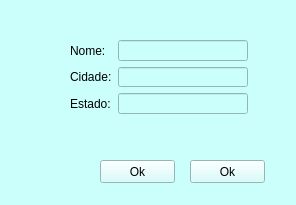
<?xml version="1.0" encoding="UTF-8"?>
<ui version="4.0">
 <class>MainWindow</class>
 <widget class="QMainWindow" name="MainWindow">
  <property name="geometry">
   <rect>
    <x>0</x>
    <y>0</y>
    <width>296</width>
    <height>205</height>
   </rect>
  </property>
  <property name="windowTitle">
   <string>MainWindow</string>
  </property>
  <property name="styleSheet">
   <string notr="true">background-color: rgb(203, 255, 252);</string>
  </property>
  <widget class="QWidget" name="centralwidget">
   <widget class="QWidget" name="formLayoutWidget">
    <property name="geometry">
     <rect>
      <x>70</x>
      <y>40</y>
      <width>178</width>
      <height>74</height>
     </rect>
    </property>
    <layout class="QFormLayout" name="formLayout">
     <item row="0" column="0">
      <widget class="QLabel" name="label">
       <property name="text">
        <string>Nome:</string>
       </property>
      </widget>
     </item>
     <item row="1" column="0">
      <widget class="QLabel" name="label_2">
       <property name="text">
        <string>Cidade:</string>
       </property>
      </widget>
     </item>
     <item row="2" column="0">
      <widget class="QLabel" name="label_3">
       <property name="text">
        <string>Estado:</string>
       </property>
      </widget>
     </item>
     <item row="0" column="1">
      <widget class="QLineEdit" name="lineEdit"/>
     </item>
     <item row="1" column="1">
      <widget class="QLineEdit" name="lineEdit_2"/>
     </item>
     <item row="2" column="1">
      <widget class="QLineEdit" name="lineEdit_3"/>
     </item>
    </layout>
   </widget>
   <widget class="QPushButton" name="pushButton">
    <property name="geometry">
     <rect>
      <x>100</x>
      <y>160</y>
      <width>75</width>
      <height>23</height>
     </rect>
    </property>
    <property name="text">
     <string>Ok</string>
    </property>
   </widget>
   <widget class="QPushButton" name="pushButton_2">
    <property name="geometry">
     <rect>
      <x>190</x>
      <y>160</y>
      <width>75</width>
      <height>23</height>
     </rect>
    </property>
    <property name="text">
     <string>Ok</string>
    </property>
   </widget>
  </widget>
 </widget>
 <tabstops>
  <tabstop>lineEdit</tabstop>
  <tabstop>lineEdit_2</tabstop>
  <tabstop>lineEdit_3</tabstop>
 </tabstops>
 <resources/>
 <connections>
  <connection>
   <sender>pushButton</sender>
   <signal>clicked(bool)</signal>
   <receiver>lineEdit</receiver>
   <slot>setEnabled(bool)</slot>
   <hints>
    <hint type="sourcelabel">
     <x>130</x>
     <y>171</y>
    </hint>
    <hint type="destinationlabel">
     <x>138</x>
     <y>52</y>
    </hint>
   </hints>
  </connection>
  <connection>
   <sender>pushButton_2</sender>
   <signal>clicked(bool)</signal>
   <receiver>lineEdit</receiver>
   <slot>setDisabled(bool)</slot>
   <hints>
    <hint type="sourcelabel">
     <x>228</x>
     <y>172</y>
    </hint>
    <hint type="destinationlabel">
     <x>190</x>
     <y>56</y>
    </hint>
   </hints>
  </connection>
 </connections>
</ui>
